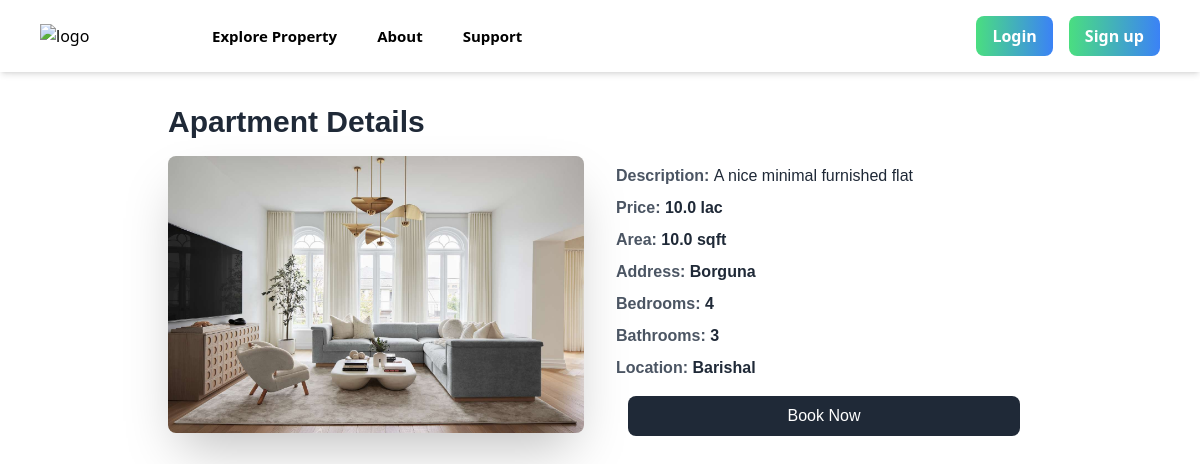
The app's page /propertydetails/8 with its own data.
### rental/models.py (models this page shows, shortened)
class Property(models.Model):
    STATUS_CHOICES = [
        ('booked', 'Booked'),
        ('not_booked', 'Not Booked'),
        ('pending', 'Pending'),
        ('sold', 'Sold'),
        ('available', 'Available'),
        ('reserved', 'Reserved'),
    ]
    property_type = models.CharField(max_length=100)
    location = models.CharField(max_length=255)
    description = models.TextField()
    num_of_rooms = models.IntegerField()
    num_of_bathrooms = models.IntegerField()
    area_size = models.FloatField()
    price = models.FloatField()
    address = models.TextField(max_length=200, blank=True, null=True)
    status = models.CharField(
        max_length=50,
        choices=STATUS_CHOICES,
        default='not_booked'
    )
    date_created = models.DateTimeField(auto_now_add=True)
    image_1 = models.ImageField(upload_to='property_images/', null=True, blank=True,default='property_images/default_property.png')
    image_2 = models.ImageField(upload_to='property_images/', null=True, blank=True)
    image_3 = models.ImageField(upload_to='property_images/', null=True, blank=True)

### rental/views.py (the view)
# urls.py: path('propertydetails/<str:id>',prop_views.propertydetails,name='propertydetails'),
def propertydetails(request, id):
    property = Property.objects.get(pk=id)
    context = {'property': property}
    return render(request, template_name="propertydetails.html", context=context)

### templates/propertydetails.html (shortened to what this page needs)
{% extends 'base.html' %} {% block title %} Apartment Details {% endblock %}
    {% block content %}
    <div
      class="max-w-4xl mx-auto px-4 py-8"
      style="
        font-family: 'Titillium Web', sans-serif;
        font-optical-sizing: auto;
      "
    >
      <h1 class="text-3xl font-bold text-gray-800 mb-4">Apartment Details</h1>
      <div class="flex flex-col md:flex-row md:space-x-8">
        <div class="w-full md:w-1/2">
          <img
            src="{{ property.image_1.url }}"
            alt="Property Image"
            class="w-full h-auto rounded-lg shadow-2xl"
          />
        </div>
        <div class="w-full md:w-1/2">
          <p class="text-gray-600 mb-2 font-bold">
            Description: <span class="text-gray-800 font-medium">{{property.description }}</span>
          </p>
          <p class="text-gray-600 mb-2 font-bold">
            Price: <span class="text-gray-800 font-semibold">{{property.price}} lac</span>
          </p>
          <p class="text-gray-600 mb-2 font-bold">
            Area: <span class="text-gray-800 font-semibold">{{property.area_size}} sqft</span>
          </p>
          <p class="text-gray-600 mb-2 font-bold">
            Address: <span class="text-gray-800 font-semibold">{{property.address}}</span>
          </p>
          <p class="text-gray-600 mb-2 font-bold">
            Bedrooms: <span class="text-gray-800 font-semibold">{{property.num_of_rooms}}</span>
          </p>
          <p class="text-gray-600 mb-2 font-bold">
            Bathrooms: <span class="text-gray-800 font-semibold">{{property.num_of_bathrooms}}</span>
          </p>
          <p class="text-gray-600 mb-2 font-bold">
            Location: <span class="text-gray-800 font-semibold">{{ property.location}}</span>
          </p>
          <div class="flex justify-center mt-4">
            <a
              href="{% url 'book_property' property.id %}"
              class="bg-gray-800 text-white py-2 px-40 rounded-lg hover:bg-gray-700 transition duration-300 ease-in-out"
              >Book Now</a
            >
          </div>
        </div>
      </div>
    </div>
    {% endblock %}

### records on screen
Property: image_1 (picture), description "A nice minimal furnished flat", price "10.0", area_size "10.0", address "Borguna", num_of_rooms "4", num_of_bathrooms "3", location "Barishal"
